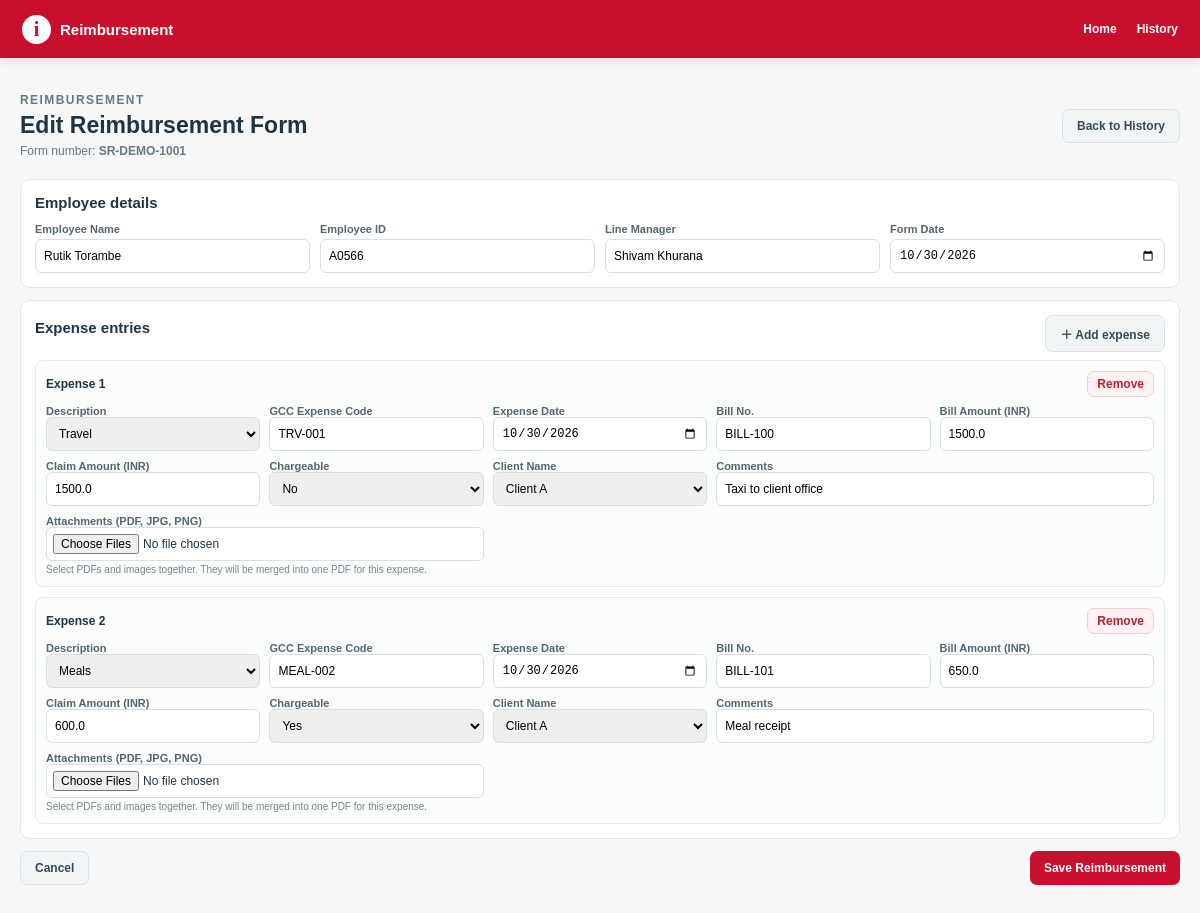
The page /reimbursement/SR-DEMO-1001/edit on the database its author committed.
### app.py (models this page shows, shortened)
class ExpenseSundry(db.Model):
    __tablename__ = "ExpenseSundry"
    FormNo = db.Column(db.String(255), primary_key=True)
    Item = db.Column(db.Integer, primary_key=True)
    FormDate = db.Column(db.String(30))
    EmpID = db.Column(db.String(255))
    EName = db.Column(db.String(255))
    Manager = db.Column(db.String(255))
    Description = db.Column(db.String(255))
    GCCExpCode = db.Column(db.String(255))
    ExpenseDate = db.Column(db.String(30))
    BillNo = db.Column(db.String(255))
    BillAmount = db.Column(db.Float, default=0)
    ClaimAmount = db.Column(db.Float, default=0)
    Chargeable = db.Column(db.String(20), default="NO")
    ClientName = db.Column(db.String(255))
    Comments = db.Column(db.String(1000))
    Status = db.Column(db.String(100), default="Submitted")
    DocumentID = db.Column(db.String(1000))
    AttachmentCheck = db.Column(db.String(50))

### app.py (the view, shortened to what this page needs)
@app.route("/reimbursement/<form_no>/<action>", methods=["GET", "POST"])
def form_action(form_no, action):
    if action not in {"view", "edit", "delete"}:
        abort(404)
    rows = all_rows(form_no)
    if not rows:
        abort(404)
    if action == "view":
        return page("View Form", "view.html", form_no=form_no, rows=rows)
    first = rows[0]
    header = {"EName": first.EName or "", "EmpID": first.EmpID or "",
              "Manager": first.Manager or "", "FormDate": first.FormDate or date.today().isoformat()}
    return page("Edit Form", "form.html", mode="edit", form_no=form_no, rows=rows,
                header=header, today=date.today().isoformat(),
                descriptions=descriptions(), clients=clients(), gcc_codes=GCC_DESCRIPTION_CODES)

### app.py (called while the page is built)
def all_rows(form_no):
    return ExpenseSundry.query.filter_by(FormNo=form_no).order_by(ExpenseSundry.Item.asc()).all()

def page(title, template, **context):
    return render_template(template, title=title, **context)

def descriptions():
    return list(GCC_DESCRIPTION_CODES.keys())

def clients():
    return ["Select Client", "Client A", "Client B", "Client C", "Internal"]

### templates/form.html (shortened to what this page needs)
{% extends "base.html" %}
{% block content %}
<div class="form-page">
  <div class="form-head"><div><p class="eyebrow">REIMBURSEMENT</p><h1>{{ 'New Sundry Reimbursement Form' if mode=='new' else 'Edit Reimbursement Form' }}</h1><p>Form number: <strong>{{ form_no }}</strong></p></div><a class="btn btn-light" href="{{ url_for('history') }}">Back to History</a></div>
  <form method="post" enctype="multipart/form-data" id="expense-form">
    <section class="form-panel"><h2>Employee details</h2><div class="form-grid">
      <label>Employee Name<input name="EName" required value="{{ header.get('EName','') }}"></label>
      <label>Employee ID<input name="EmpID" required value="{{ header.get('EmpID','') }}"></label>
      <label>Line Manager<input name="Manager" value="{{ header.get('Manager','') }}"></label>
      <label>Form Date<input type="date" name="FormDate" value="{{ header.get('FormDate',today) }}"></label>
    </div></section>
    <section class="form-panel"><div class="row-head"><h2>Expense entries</h2><button type="button" class="btn btn-light" id="add-expense">＋ Add expense</button></div>
      <div class="expense-list" id="expense-list">
      {% for r in rows %}
      <article class="expense-row">
        <div class="row-head"><strong>Expense <span class="row-number">{{ loop.index }}</span></strong><button type="button" class="btn btn-remove remove-expense">Remove</button></div>
        <div class="expense-row-grid">
          <div class="expense-field"><label>Description</label><select name="Description[]" class="description" required>{% for d in descriptions %}<option value="{{ d }}" {% if r.Description==d %}selected{% endif %}>{{ d }}</option>{% endfor %}</select></div>
          <div class="expense-field"><label>GCC Expense Code</label><input name="GCCExpCode[]" class="gcc-code" value="{{ gcc_codes.get(r.Description,'') }}" readonly></div>
          <div class="expense-field"><label>Expense Date</label><input type="date" name="ExpenseDate[]" value="{{ r.ExpenseDate or '' }}"></div>
          <div class="expense-field"><label>Bill No.</label><input name="BillNo[]" value="{{ r.BillNo or '' }}"></div>
          <div class="expense-field"><label>Bill Amount (INR)</label><input type="number" step="0.01" min="0" name="BillAmount[]" value="{{ r.BillAmount or 0 }}"></div>
          <div class="expense-field"><label>Claim Amount (INR)</label><input type="number" step="0.01" min="0" name="ClaimAmount[]" value="{{ r.ClaimAmount or 0 }}"></div>
          <div class="expense-field"><label>Chargeable</label><select name="Chargeable[]"><option value="NO" {% if (r.Chargeable or 'NO')=='NO' %}selected{% endif %}>No</option><option value="YES" {% if r.Chargeable=='YES' %}selected{% endif %}>Yes</option></select></div>
          <div class="expense-field"><label>Client Name</label><select name="ClientName[]">{% for c in clients %}<option value="{{ c }}" {% if r.ClientName==c %}selected{% endif %}>{{ c }}</option>{% endfor %}</select></div>
          <div class="expense-field wide"><label>Comments</label><input name="Comments[]" value="{{ r.Comments or '' }}"></div>
          <div class="expense-field wide"><label>Attachments (PDF, JPG, PNG)</label><input type="file" name="attachments_{{ loop.index0 }}" accept=".pdf,.jpg,.jpeg,.png" multiple><span class="form-note">Select PDFs and images together. They will be merged into one PDF for this expense.</span></div>
        </div>
      </article>
      {% endfor %}
      </div>
    </section>
    <div class="form-actions"><a class="btn btn-light" href="{{ url_for('history') }}">Cancel</a><button class="btn btn-red" type="submit">Save Reimbursement</button></div>
  </form>
</div>
{% endblock %}

### static/css/style.css (style rules this page uses)
* { box-sizing:border-box }
body { margin:0;background:#f5f7f8;color:#203543;font-family:Arial,Helvetica,sans-serif;font-size:13px }
.eyebrow { font-size:10px;letter-spacing:.12em;font-weight:800;color:#c8102e;margin:0 0 6px }
.btn { display:inline-flex;align-items:center;justify-content:center;border:0;border-radius:7px;padding:9px 14px;font-size:12px;font-weight:750;text-decoration:none;cursor:pointer }
.btn-red { background:#c8102e;color:#fff }
.btn-light { background:#fff;color:#344b59;border:1px solid #dce3e7 }

### templates/form.html (style rules this page uses)
.form-page { max-width:1500px;margin:auto }
.form-head { display:flex;justify-content:space-between;align-items:center;gap:12px;margin:12px 0 16px }
.form-head h1 { font-size:23px;margin:0 }
.form-head p { font-size:12px;color:#687985;margin:5px 0 }
.form-panel { background:#fff;border:1px solid #e2e8eb;border-radius:10px;padding:14px;margin-bottom:12px }
.form-panel h2 { font-size:15px;margin:0 0 12px }
.form-grid { display:grid;grid-template-columns:repeat(4,minmax(150px,1fr));gap:10px }
.form-grid label,.expense-field label { display:flex;flex-direction:column;gap:4px;font-size:11px;font-weight:700;color:#536672 }
.form-grid input,.expense-field input,.expense-field select { height:34px;border:1px solid #d5dfe4;border-radius:6px;padding:0 8px;font-size:12px;min-width:0;width:100%;box-sizing:border-box }
.expense-list { display:grid;gap:10px }
.expense-row { border:1px solid #e4e9ec;border-radius:8px;padding:10px;background:#fbfcfc }
.expense-row-grid { display:grid;grid-template-columns:repeat(5,minmax(125px,1fr));gap:9px }
.expense-field.wide { grid-column:span 2 }
.expense-field input[type=file] { padding:6px;height:auto;background:#fff }
.row-head { display:flex;justify-content:space-between;align-items:center;margin-bottom:8px }
.row-head strong { font-size:12px }
.form-actions { display:flex;justify-content:space-between;gap:10px;flex-wrap:wrap }
.btn { display:inline-flex;align-items:center;justify-content:center;border:0;border-radius:7px;padding:9px 14px;font-size:12px;font-weight:750;text-decoration:none;cursor:pointer }
.btn-red { background:#c8102e;color:#fff }
.btn-light { background:#f2f5f6;color:#344b59;border:1px solid #dce3e7 }
.btn-remove { background:#fff1f2;color:#b42332;border:1px solid #f0cfd3;padding:5px 9px }
.form-note { font-size:10px;color:#77858e;margin-top:5px }

### rows shown on the page
ExpenseSundry: EName "Rutik Torambe", EmpID "A0566", Manager "Shivam Khurana", FormDate "10/30/2026", Description "Travel", get "TRV-001", ExpenseDate "10/30/2026", BillNo "BILL-100", BillAmount "1500.0", ClaimAmount "1500.0", Chargeable "No", ClientName "Client A", Comments "Taxi to client office"
ExpenseSundry: Description "Meals", get "MEAL-002", ExpenseDate "10/30/2026", BillNo "BILL-101", BillAmount "650.0", ClaimAmount "600.0", Chargeable "Yes", ClientName "Client A", Comments "Meal receipt"
